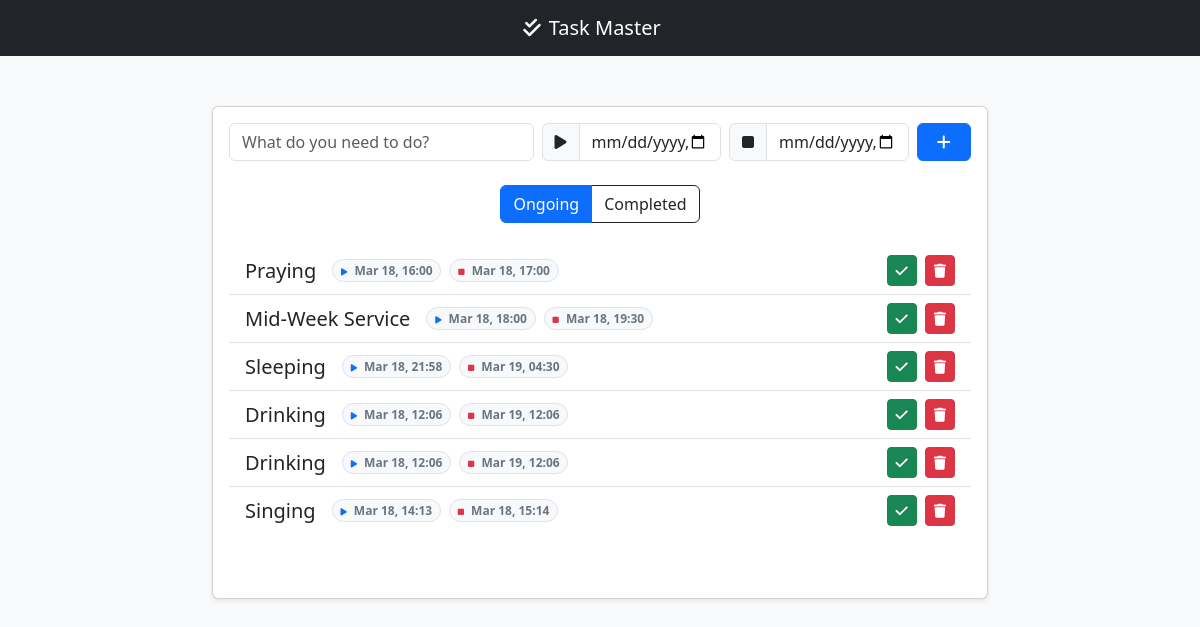
Page /create/ on the committed database.
### core/models.py (models this page shows, shortened)
class Task(models.Model):                      #Task class inherits from models.Model, which is the base class for all Django models. This allows us to define the structure of our Task model and interact with the database using Django's ORM (Object-Relational Mapping).
    title = models.CharField(max_length=255)
    start_time = models.DateTimeField(default=timezone.now)
    end_time = models.DateTimeField(blank=True, null=True) #To avoid validation errors when start_time is not provided, we set blank=True and null=True. This allows the field to be optional in forms and the database.
    done = models.BooleanField(default=False)

### core/views.py (the view, shortened to what this page needs)
# urls.py: path('create/', create, name='create_task'),
def create(request):
    task = Task.objects.all()
    context = {
        'task':task
    }
    return render(request, 'core/tasks.html', context)

### core/templates/core/tasks.html (shortened to what this page needs)
{% extends 'core/base.html' %}
{% block content %}
<div class="card shadow-sm">
    <div class="card-body">
        <form method="POST" action="{% url 'create_task' %}" class="row g-2 mb-4 align-items-center">
            <div class="col-sm-5">
                <input type="text" name="title" class="form-control" placeholder="What do you need to do?" required>
            </div>
            <div class="col-sm-3">
                <div class="input-group" title="Start Time">
                    <span class="input-group-text"><i class="fas fa-play fs-6"></i></span>
                    <input type="datetime-local" name="start_time" class="form-control">
                </div>
            </div>
            <div class="col-sm-3">
                <div class="input-group" title="End Time">
                    <span class="input-group-text"><i class="fas fa-stop fs-6"></i></span>
                    <input type="datetime-local" name="end_time" class="form-control">
                </div>
            </div>
            <div class="col-sm-1">
                <button type="submit" class="btn btn-primary w-100">
                    <i class="fas fa-plus"></i>
                </button>
            </div>
        </form>
        {% if task %}
            <div class="text-center toggle-btns mb-4">
                <div class="btn-group" role="group">
                    <button type="button" class="btn btn-outline-primary active" id="ongoingBtn">Ongoing</button>
                    <button type="button" class="btn btn-outline-dark" id="completedBtn">Completed</button>
                </div>
            </div>
            <div id="ongoing-section">
                <ul class="list-group list-group-flush mb-5">
                    {% for task in task %}
                        {% if not task.done %}
                        <li class="list-group-item d-flex justify-content-between align-items-center">
                            <div class="d-flex align-items-center gap-3">
                                <span class="fs-5">
                                    {{ task.title }}
                                </span>
                                <div class="d-flex flex-wrap gap-2">
                                    {% if task.start_time %}
                                    <span class="badge rounded-pill bg-light text-secondary border" title="Start Time">
                                        <i class="fas fa-play me-1 text-primary" style="font-size: 0.7em;"></i> {{ task.start_time|date:"M d, H:i" }}
                                    </span>
                                    {% endif %}
                                    {% if task.end_time %}
                                        {% if Task.is_expired %}
                                            <span class="badge bg-danger">
                                                <i class="fas fa-exclamation-circle me-1"></i>Expired
                                            </span>
                                        {% else %}
                                            <span class="badge rounded-pill bg-light text-secondary border" title="End Time">
                                                <i class="fas fa-stop me-1 text-danger" style="font-size: 0.7em;"></i> {{ task.end_time|date:"M d, H:i" }}
                                            </span>
                                        {% endif %}
                                    {% endif %}
                                </div>
                            </div>
                            <div class="d-flex gap-2">
                                <a href="{% url 'update_task' task.id %}" class="btn btn-sm btn-success">
                                    <i class="fas fa-check"></i>
                                </a>
                                <a href="{% url 'delete_task' task.id %}" class="btn btn-sm btn-danger">
                                    <i class="fas fa-trash"></i>
                                </a>
                            </div>
                        </li>
                        {% endif %}
                    {% endfor %}
                </ul>
            </div>
        {% else %}
            <div class="text-center text-muted py-5">
                <h4>No tasks yet!</h4>
                <p>Add a task above to get started.</p>
            </div>
        {% endif %}
    </div>
</div>
{% endblock %}

### core/templates/core/base.html (shortened to what this page needs)
<!DOCTYPE html>
<html lang="en">
<head>
    <link href="https://cdn.jsdelivr.net/npm/bootstrap@5.3.0/dist/css/bootstrap.min.css" rel="stylesheet">
    <link rel="stylesheet" href="https://cdnjs.cloudflare.com/ajax/libs/font-awesome/6.0.0/css/all.min.css">
</head>
<body>
    <nav class="navbar navbar-dark bg-dark">
        <div class="container-fluid justify-content-center">
            <a class="navbar-brand" href="/">
                <i class="fas fa-check-double me-2"></i>Task Master
            </a>
        </div>
    </nav>
    <div class="container main-container">
        {% block content %}{% endblock %}
    </div>
</body>
</html>

### core/templates/core/base.html (style rules this page uses)
body { background-color: #f8f9fa; }
.main-container { margin-top: 50px; max-width: 800px; }

### rows in the picture
Task: title "Praying", start_time "Mar 18, 16:00", end_time "Mar 18, 17:00"
Task: title "Mid-Week Service", start_time "Mar 18, 18:00", end_time "Mar 18, 19:30"
Task: title "Sleeping", start_time "Mar 18, 21:58", end_time "Mar 19, 04:30"
Task: title "Drinking", start_time "Mar 18, 12:06", end_time "Mar 19, 12:06"
Task: title "Drinking", start_time "Mar 18, 12:06", end_time "Mar 19, 12:06"
Task: title "Singing", start_time "Mar 18, 14:13", end_time "Mar 18, 15:14"
